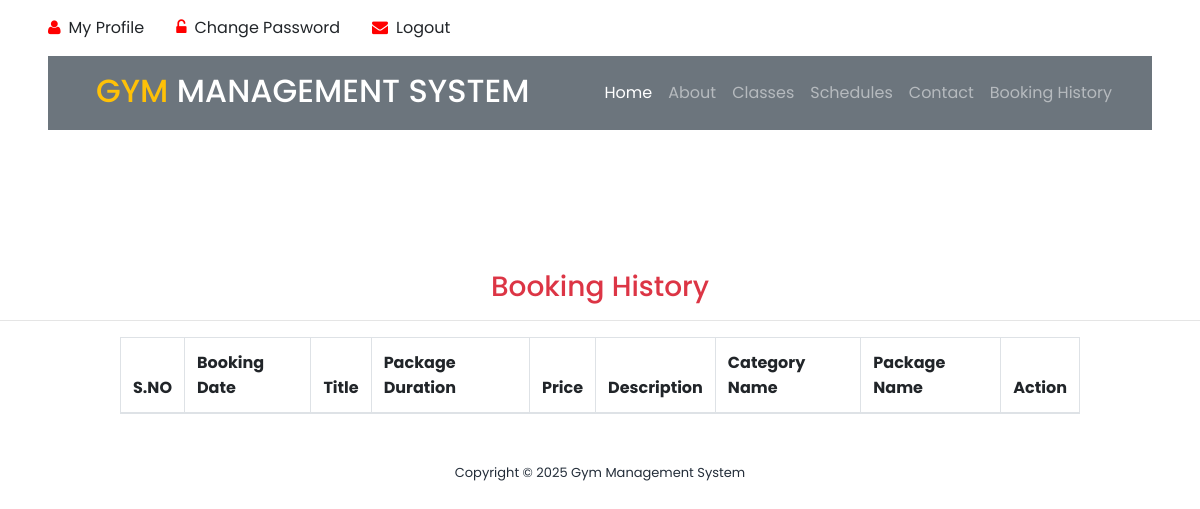
Page /booking_history/ (signed in) on the earlier database version.
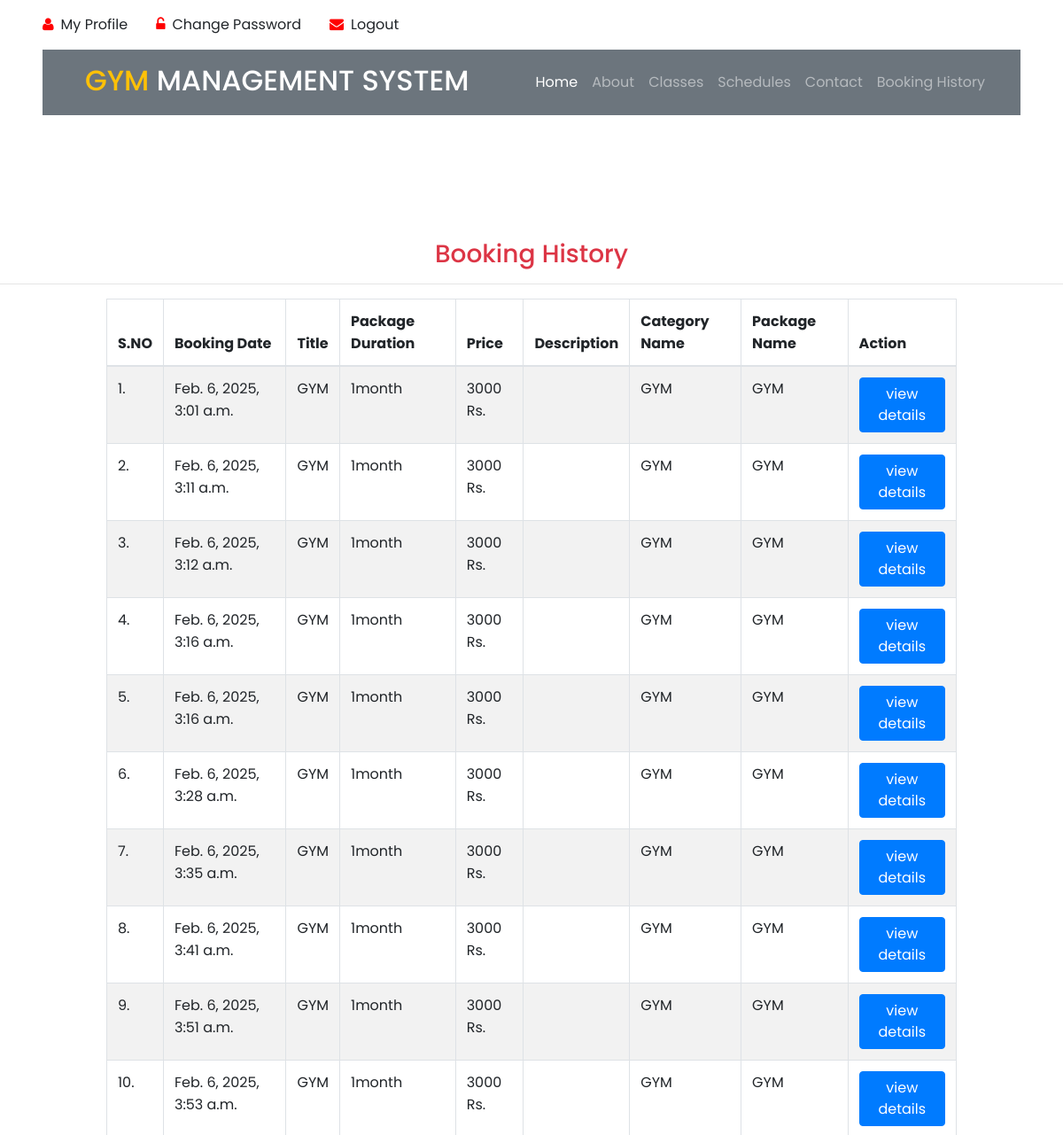
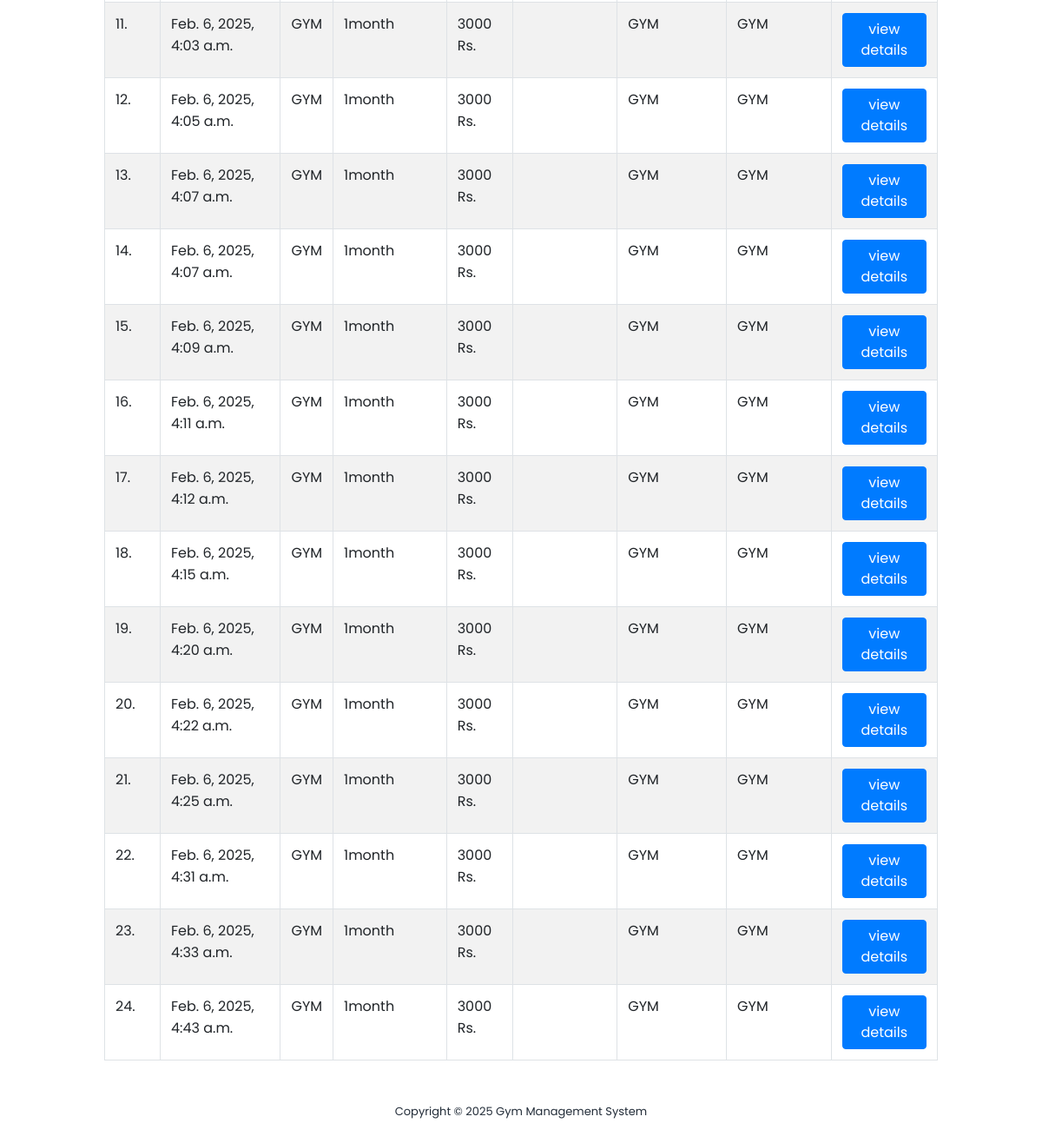
Same page on the later database version (2 pictures, top to bottom).
### app/models.py (models this page shows, shortened)
class Booking(models.Model):
    package = models.ForeignKey(Package, on_delete=models.CASCADE, null=True, blank=True)
    register = models.ForeignKey(Signup, on_delete=models.CASCADE, null=True, blank=True)
    bookingnumber = models.CharField(max_length=100, null=True, blank=True)
    status = models.IntegerField(choices=STATUS, default=1)
    creationdate = models.DateTimeField(auto_now_add=True)

class Package(models.Model):
    category = models.ForeignKey(Category, on_delete=models.CASCADE, null=True)
    packagename = models.ForeignKey(Packagetype, on_delete=models.CASCADE, null=True)
    titlename = models.CharField(max_length=200, null=True)
    packageduration = models.CharField(max_length=50, null=True)
    price = models.CharField(max_length=200, null=True)
    description = models.CharField(max_length=200, null=True)
    creationdate = models.DateTimeField(auto_now_add=True)

class Category(models.Model):
    categoryname = models.CharField(max_length=200, null=True)
    status = models.CharField(max_length=300, null=True)
    creationdate = models.DateTimeField(auto_now_add=True)

class Packagetype(models.Model):
    category = models.ForeignKey(Category, on_delete=models.CASCADE, null=True)
    packagename = models.CharField(max_length=200, null=True)
    creationdate = models.DateTimeField(auto_now_add=True)
    def __str__(self):
        return self.packagename

### app/views.py (the view)
# urls.py: path('booking_history/', booking_history, name='booking_history'),
@login_required(login_url='/user_login/')
def booking_history(request):
    data = Signup.objects.get(user=request.user)
    data = Booking.objects.filter(register=data)
    return render(request, "booking_history.html", locals())

### templates/booking_history.html (shortened to what this page needs)
{% load static %}
<html lang="en">
<head>
    <link rel="stylesheet" type="text/css" href="{% static 'assets/css/bootstrap.min.css' %}">
    <link rel="stylesheet" type="text/css" href="{% static 'assets/css/font-awesome.css' %}">
    <link rel="stylesheet" href="{% static 'assets/css/templatemo-training-studio.css' %}">
</head>
<div class="container-fluid py-3 px-lg-5 d-none d-lg-block">
    <div class="row">
        {% if request.user.is_authenticated %}
        <div class="col-md-6 text-center text-lg-left mb-2 mb-lg-0">
            <div class="d-inline-flex align-items-center">
                <a class="text-body pr-3" href="/user_profile/"><i style="color:red" class="fa fa-user mr-2"></i>My Profile</a>
                <a class="text-body px-3" href="/user_change_password/"><i style="color:red" class="fa fa-unlock-alt mr-2"></i>Change Password</a>
                <a class="text-body px-3" href="/user_logout/"><i style="color:red" class="fa fa-envelope mr-2"></i>Logout</a>
            </div>
        </div>
        {% endif %}
    </div>
</div>
<div class="container-fluid position-relative nav-bar p-0">
    <div class="position-relative px-lg-5" style="z-index: 9;">
        <nav class="navbar navbar-expand-lg bg-secondary navbar-dark py-3 py-lg-3 pl-3 pl-lg-5">
            <a href="" >
                <h2 class="text-uppercase text-warning mb-1">Gym <span class="text-white">Management System</span>
                </h2>
            </a>
            <div class="collapse navbar-collapse justify-content-between px-3" id="navbarCollapse">
                <div class="navbar-nav ml-auto py-0">
                    <a href="/" class="nav-item nav-link active">Home</a>
                    <a href="#features" class="nav-item nav-link">About</a>
                    <a href="#our-classes" class="nav-item nav-link">Classes</a>
                    <a href="#schedule" class="nav-item nav-link ">Schedules</a>
                    <a href="#contact-us" class="nav-item nav-link">Contact</a>
                    {% if request.user.is_authenticated %}
                    <a href="/booking_history/" class="nav-item nav-link">Booking History</a>
                    {% else %}
                    <a href="#admin"><button style="color:red" class="nav-item nav-link">Admin</button></a>
                    {% endif %}
                </div>
            </div>
        </nav>
    </div>
</div>
<body>
<section class="section" id="admin">
    <h3 class="text-center text-danger">Booking History</h3>
    <hr/>
    <div class="table-responsive" align="center">
			<table id="example" class="table table-striped table-bordered" style="width:80%">
				<thead>
				<tr>
					<th>S.NO</th>
					<th>Booking Date</th>
					<th>Title</th>
					<th>Package Duration</th>
					<th>Price</th>
					<th>Description</th>
					<th>Category Name</th>
					<th>Package Name</th>
					<th>Action</th>
				</tr>
				</thead>
				<tbody>
				{% for i in data %}
				<tr>
					<td>{{forloop.counter}}.</td>
					<td>{{i.creationdate}}</td>
                    <td>{{i.package.titlename}}</td>
                    <td>{{i.package.packageduration}}</td>
                    <td>{{i.package.price}} Rs.</td>
                    <td>{{i.package.description|safe}}</td>
					<td>{{i.package.category.categoryname}}</td>
                    <td>{{i.package.packagename}}</td>
					<td>
						 <a href="{% url 'booking_detail' i.id %}">
							 <button type="button" class="btn btn-primary">view details</button>
						 </a>
					</td>
				</tr>
				 {% endfor %}
			</table>
</div>
</section>
<footer>
    <div class="container">
        <div class="row">
            <div class="col-lg-12">
                <p>Copyright &copy;
                    Gym Management System
                </p>
            </div>
        </div>
    </div>
</footer>
</body>
</html>

### static/assets/css/templatemo-training-studio.css (style rules this page uses)
html, body, div, span, applet, object, iframe, h1, h2, h3, h4, h5, h6, p, blockquote, div pre, a, abbr, acronym, address, big, cite, code, del, dfn, em, font, img, ins, kbd, q, s, samp, small, strike, strong, sub, sup, tt, var, b, u, i, center, dl, dt, dd, ol, ul, li, figure, header, nav, section, article, aside, footer, figcaption { margin: 0; padding: 0; border: 0; outline: 0; }
header, nav, section, article, aside, footer, hgroup { display: block; }
* { box-sizing: border-box; }
html, body { font-family: 'Poppins', sans-serif; font-weight: 400; background-color: #fff; font-size: 16px; -ms-text-size-adjust: 100%; -webkit-font-smoothing: antialiased; -moz-osx-font-smoothing: grayscale; }
a { text-decoration: none !important; }
h1, h2, h3, h4, h5, h6 { margin-top: 0px; margin-bottom: 0px; }
p { font-size: 14px; line-height: 25px; color: #7a7a7a; }
html, body { background: #fff; font-family: 'Poppins', sans-serif; }
#admin { margin-top: 140px; }
footer { text-align: center; padding: 30px 0px; }
footer p { color: #232d39; font-size: 13px; }

Differences in the rows shown:
added Booking: creationdate "Feb. 6, 2025, 3:01 a.m.", package.titlename "GYM", package.packageduration "1month", package.price "3000", package.category.categoryname "GYM", package.packagename "GYM"
added Booking: creationdate "Feb. 6, 2025, 3:11 a.m.", package.titlename "GYM", package.packageduration "1month", package.price "3000", package.category.categoryname "GYM", package.packagename "GYM"
added Booking: creationdate "Feb. 6, 2025, 3:12 a.m.", package.titlename "GYM", package.packageduration "1month", package.price "3000", package.category.categoryname "GYM", package.packagename "GYM"
added Booking: creationdate "Feb. 6, 2025, 3:16 a.m.", package.titlename "GYM", package.packageduration "1month", package.price "3000", package.category.categoryname "GYM", package.packagename "GYM"
added Booking: creationdate "Feb. 6, 2025, 3:16 a.m.", package.titlename "GYM", package.packageduration "1month", package.price "3000", package.category.categoryname "GYM", package.packagename "GYM"
added Booking: creationdate "Feb. 6, 2025, 3:28 a.m.", package.titlename "GYM", package.packageduration "1month", package.price "3000", package.category.categoryname "GYM", package.packagename "GYM"
added Booking: creationdate "Feb. 6, 2025, 3:35 a.m.", package.titlename "GYM", package.packageduration "1month", package.price "3000", package.category.categoryname "GYM", package.packagename "GYM"
added Booking: creationdate "Feb. 6, 2025, 3:41 a.m.", package.titlename "GYM", package.packageduration "1month", package.price "3000", package.category.categoryname "GYM", package.packagename "GYM"
added Booking: creationdate "Feb. 6, 2025, 3:51 a.m.", package.titlename "GYM", package.packageduration "1month", package.price "3000", package.category.categoryname "GYM", package.packagename "GYM"
added Booking: creationdate "Feb. 6, 2025, 3:53 a.m.", package.titlename "GYM", package.packageduration "1month", package.price "3000", package.category.categoryname "GYM", package.packagename "GYM"
added Booking: creationdate "Feb. 6, 2025, 4:03 a.m.", package.titlename "GYM", package.packageduration "1month", package.price "3000", package.category.categoryname "GYM", package.packagename "GYM"
added Booking: creationdate "Feb. 6, 2025, 4:05 a.m.", package.titlename "GYM", package.packageduration "1month", package.price "3000", package.category.categoryname "GYM", package.packagename "GYM"
added Booking: creationdate "Feb. 6, 2025, 4:07 a.m.", package.titlename "GYM", package.packageduration "1month", package.price "3000", package.category.categoryname "GYM", package.packagename "GYM"
added Booking: creationdate "Feb. 6, 2025, 4:07 a.m.", package.titlename "GYM", package.packageduration "1month", package.price "3000", package.category.categoryname "GYM", package.packagename "GYM"
added Booking: creationdate "Feb. 6, 2025, 4:09 a.m.", package.titlename "GYM", package.packageduration "1month", package.price "3000", package.category.categoryname "GYM", package.packagename "GYM"
added Booking: creationdate "Feb. 6, 2025, 4:11 a.m.", package.titlename "GYM", package.packageduration "1month", package.price "3000", package.category.categoryname "GYM", package.packagename "GYM"
added Booking: creationdate "Feb. 6, 2025, 4:12 a.m.", package.titlename "GYM", package.packageduration "1month", package.price "3000", package.category.categoryname "GYM", package.packagename "GYM"
added Booking: creationdate "Feb. 6, 2025, 4:15 a.m.", package.titlename "GYM", package.packageduration "1month", package.price "3000", package.category.categoryname "GYM", package.packagename "GYM"
added Booking: creationdate "Feb. 6, 2025, 4:20 a.m.", package.titlename "GYM", package.packageduration "1month", package.price "3000", package.category.categoryname "GYM", package.packagename "GYM"
added Booking: creationdate "Feb. 6, 2025, 4:22 a.m.", package.titlename "GYM", package.packageduration "1month", package.price "3000", package.category.categoryname "GYM", package.packagename "GYM"
added Booking: creationdate "Feb. 6, 2025, 4:25 a.m.", package.titlename "GYM", package.packageduration "1month", package.price "3000", package.category.categoryname "GYM", package.packagename "GYM"
added Booking: creationdate "Feb. 6, 2025, 4:31 a.m.", package.titlename "GYM", package.packageduration "1month", package.price "3000", package.category.categoryname "GYM", package.packagename "GYM"
added Booking: creationdate "Feb. 6, 2025, 4:33 a.m.", package.titlename "GYM", package.packageduration "1month", package.price "3000", package.category.categoryname "GYM", package.packagename "GYM"
added Booking: creationdate "Feb. 6, 2025, 4:43 a.m.", package.titlename "GYM", package.packageduration "1month", package.price "3000", package.category.categoryname "GYM", package.packagename "GYM"
